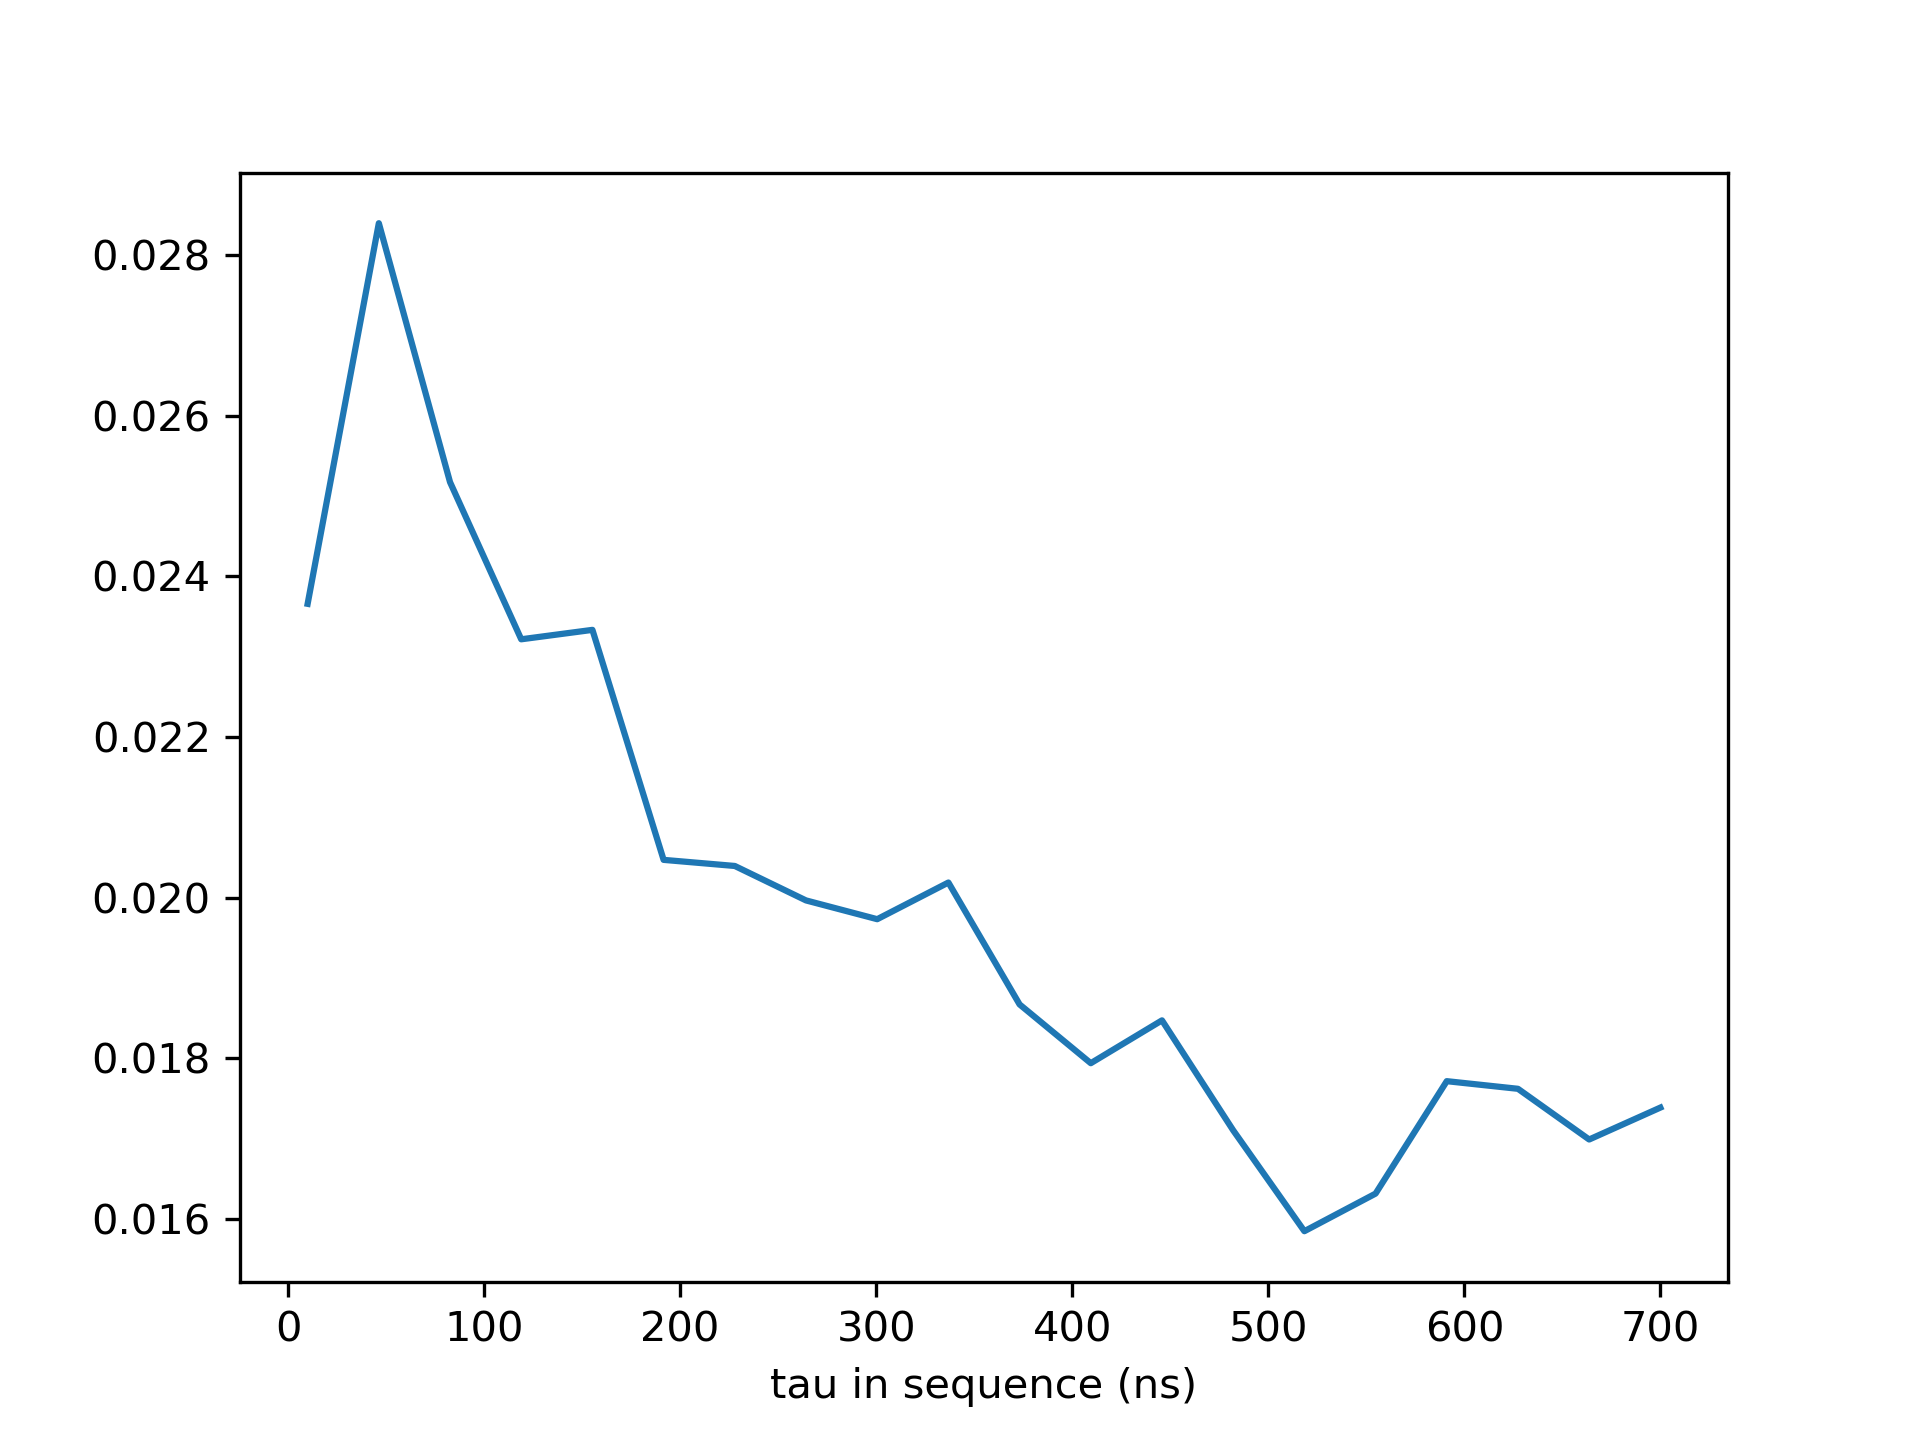

Write Python code to recreate this figure.
import matplotlib.pyplot as plt

from utility.deer_2d_plots import *


def main():
    path = '//nas.ads.mwn.de/TUZE/wsi/e24/ReinhardLab/data_setup_nv1/180618_d35_ramsey_corr_echo_ramsey_nvgradientecho/' \
           '001_ramsey_corr_ramsey_echo'
    names = relevant_filenames(name='mes_{:03}.mat', ind_min=2, ind_max=2)
    pi_differences = get_differences(names, path)[0]
    taus = get_taus(names, path)
    plt.close('all')
    plt.plot(taus, pi_differences)
    plt.xlabel('tau in sequence (ns)')
    plt.savefig('001_ramsey_corr_long_echo.png', dpi=300)


if __name__ == '__main__':
    main()
